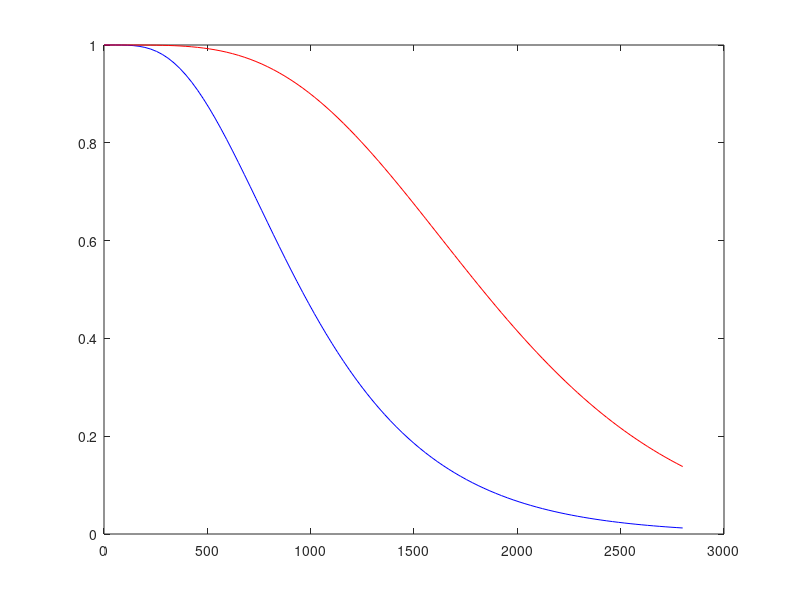

The MATLAB source for this figure:
MTTF = 1400;

t = linspace(0,MTTF*2);

lam = 1/MTTF;
m = 5;
s = 3;
y1 = 1-(  1-exp(-s*lam*t)   ).^m
y2 = (1-(1-exp(-lam*t)).^m  ).^s

plot(t,y1, 'b', t,y2,'r')